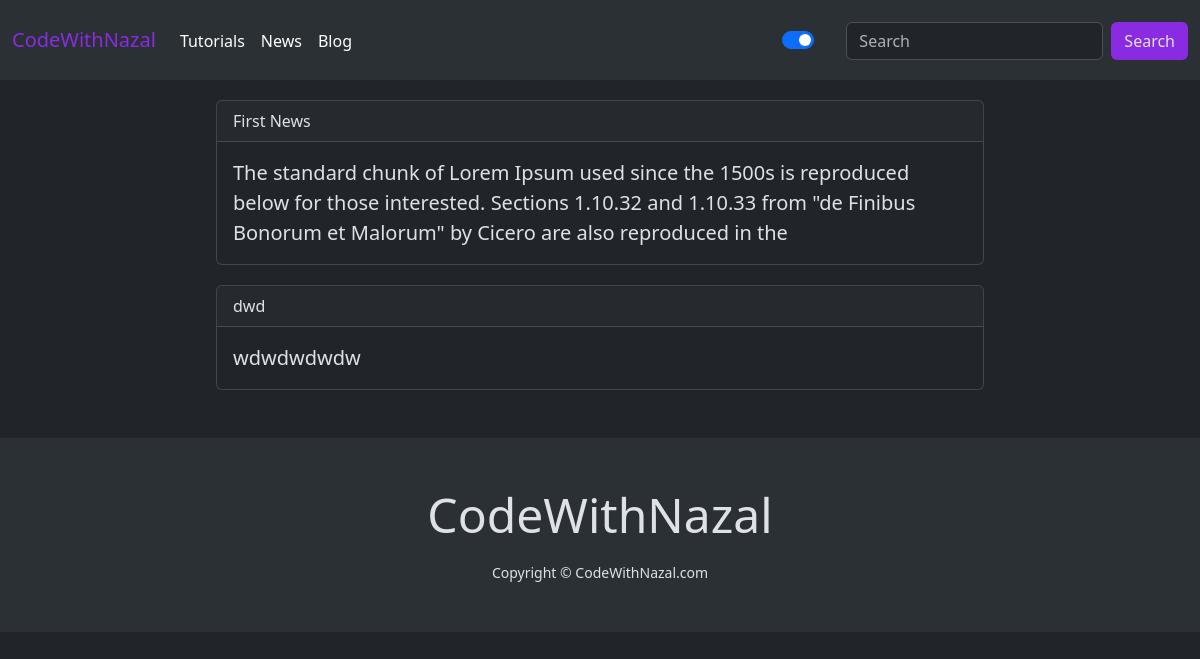
Page /news/ on the committed database.
### Tuturials/models.py (models this page shows, shortened)
class News(models.Model):
    title = models.CharField(max_length=100)
    description = models.TextField(max_length=200, null=True, blank=True)
    created_at = models.DateTimeField(auto_now_add=True)

### Tuturials/views.py (the view)
# urls.py: path('news/', views.news_all, name='news_all'),
def news_all(request):
    all_news = News.objects.all()
    return render(request, "news_all.html", {'all_news':all_news})

### Tuturials/templates/news_all.html (shortened to what this page needs)
{% extends 'base.html' %}
{% block content %}
<div class="d-flex flex-wrap" id="main">
    {% for news in all_news %}
    <a class="card" id="news-card" href="{% url 'news_instance' news.title %}">
        <div class="card-header">{{news.title}}</div>
        <div class="card-body">
          <blockquote class="blockquote mb-0">
            <p style="white-space: pre-wrap;">{{news.description}}</p>
          </blockquote>
        </div>
      </a>
    {% endfor %}
</div>
{% endblock %}

### Tuturials/templates/news_all.html (style rules this page uses)
#main { width: 80%; margin: 0 auto; }
a { text-decoration: none; }
#news-card { margin: 0 auto; width: 80%; margin-top: 20px; }

### rows in the picture
News: title "First News", description "The standard chunk of Lorem Ipsum used since the 1500s is reproduced below for those interested. Sections 1.10.32 and 1.10.33 from \"de Finibus Bonorum et Malorum\" by Cicero are also reproduced in the"
News: title "dwd", description "wdwdwdwdw"
